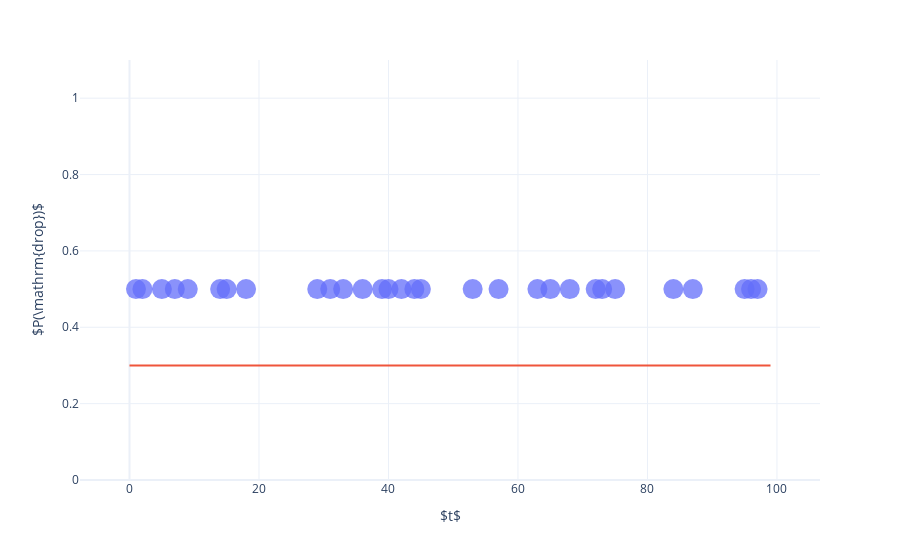

Notebook source saved alongside this figure:
### Code cell
#hide_input
def random_drops(T):
    
    p_rnd = np.ones(T)*0.3  
    return p_rnd

random = random_drops(T)
plot_single(random)

### Figure 1 — Plotly figure (JSON) as saved in the notebook; plotly's stock layout.template omitted (floating-point values rounded to 4 significant figures)
{"data": [{"customdata": [["0"], ["0"], ["0"], ["0"], ["0"], ["0"], ["0"], ["0"], ["0"], ["0"], ["0"], ["0"], ["0"], ["0"], ["0"], ["0"], ["0"], ["0"], ["0"], ["0"], ["0"], ["0"], ["0"], ["0"], ["0"], ["0"], ["0"], ["0"], ["0"], ["0"], ["0"], ["0"], ["0"], ["0"], ["0"], ["0"], ["0"], ["0"], ["0"], ["0"], ["0"], ["0"], ["0"], ["0"], ["0"], ["0"], ["0"], ["0"], ["0"], ["0"], ["0"], ["0"], ["0"], ["0"], ["0"], ["0"], ["0"], ["0"], ["0"], ["0"], ["0"], ["0"], ["0"], ["0"], ["0"], ["0"], ["0"], ["0"], ["0"], ["0"], ["0"], ["0"], ["0"], ["0"], ["0"], ["0"], ["0"], ["0"], ["0"], ["0"], ["0"], ["0"], ["0"], ["0"], ["0"], ["0"], ["0"], ["0"], ["0"], ["0"], ["0"], ["0"], ["0"], ["0"], ["0"], ["0"], ["0"], ["0"], ["0"], ["0"]], "hovertemplate": "Time: %{x}", "legendgroup": "0", "marker": {"color": "#636efa", "opacity": 0.75, "size": 20, "symbol": "circle"}, "mode": "markers", "name": "0", "orientation": "v", "showlegend": true, "type": "scatter", "x": [0, 1, 2, 3, 4, 5, 6, 7, 8, 9, 10, 11, 12, 13, 14, 15, 16, 17, 18, 19, 20, 21, 22, 23, 24, 25, 26, 27, 28, 29, 30, 31, 32, 33, 34, 35, 36, 37, 38, 39, 40, 41, 42, 43, 44, 45, 46, 47, 48, 49, 50, 51, 52, 53, 54, 55, 56, 57, 58, 59, 60, 61, 62, 63, 64, 65, 66, 67, 68, 69, 70, 71, 72, 73, 74, 75, 76, 77, 78, 79, 80, 81, 82, 83, 84, 85, 86, 87, 88, 89, 90, 91, 92, 93, 94, 95, 96, 97, 98, 99], "xaxis": "x", "y": [-0.5, 0.5, 0.5, -0.5, -0.5, 0.5, -0.5, 0.5, -0.5, 0.5, -0.5, -0.5, -0.5, -0.5, 0.5, 0.5, -0.5, -0.5, 0.5, -0.5, -0.5, -0.5, -0.5, -0.5, -0.5, -0.5, -0.5, -0.5, -0.5, 0.5, -0.5, 0.5, -0.5, 0.5, -0.5, -0.5, 0.5, -0.5, -0.5, 0.5, 0.5, -0.5, 0.5, -0.5, 0.5, 0.5, -0.5, -0.5, -0.5, -0.5, -0.5, -0.5, -0.5, 0.5, -0.5, -0.5, -0.5, 0.5, -0.5, -0.5, -0.5, -0.5, -0.5, 0.5, -0.5, 0.5, -0.5, -0.5, 0.5, -0.5, -0.5, -0.5, 0.5, 0.5, -0.5, 0.5, -0.5, -0.5, -0.5, -0.5, -0.5, -0.5, -0.5, -0.5, 0.5, -0.5, -0.5, 0.5, -0.5, -0.5, -0.5, -0.5, -0.5, -0.5, -0.5, 0.5, 0.5, 0.5, -0.5, -0.5], "yaxis": "y"}, {"hovertemplate": "Time: %{x}<br>Probability: %{y:.2f}", "line": {"shape": "spline"}, "type": "scatter", "x": [0, 1, 2, 3, 4, 5, 6, 7, 8, 9, 10, 11, 12, 13, 14, 15, 16, 17, 18, 19, 20, 21, 22, 23, 24, 25, 26, 27, 28, 29, 30, 31, 32, 33, 34, 35, 36, 37, 38, 39, 40, 41, 42, 43, 44, 45, 46, 47, 48, 49, 50, 51, 52, 53, 54, 55, 56, 57, 58, 59, 60, 61, 62, 63, 64, 65, 66, 67, 68, 69, 70, 71, 72, 73, 74, 75, 76, 77, 78, 79, 80, 81, 82, 83, 84, 85, 86, 87, 88, 89, 90, 91, 92, 93, 94, 95, 96, 97, 98, 99], "y": [0.3, 0.3, 0.3, 0.3, 0.3, 0.3, 0.3, 0.3, 0.3, 0.3, 0.3, 0.3, 0.3, 0.3, 0.3, 0.3, 0.3, 0.3, 0.3, 0.3, 0.3, 0.3, 0.3, 0.3, 0.3, 0.3, 0.3, 0.3, 0.3, 0.3, 0.3, 0.3, 0.3, 0.3, 0.3, 0.3, 0.3, 0.3, 0.3, 0.3, 0.3, 0.3, 0.3, 0.3, 0.3, 0.3, 0.3, 0.3, 0.3, 0.3, 0.3, 0.3, 0.3, 0.3, 0.3, 0.3, 0.3, 0.3, 0.3, 0.3, 0.3, 0.3, 0.3, 0.3, 0.3, 0.3, 0.3, 0.3, 0.3, 0.3, 0.3, 0.3, 0.3, 0.3, 0.3, 0.3, 0.3, 0.3, 0.3, 0.3, 0.3, 0.3, 0.3, 0.3, 0.3, 0.3, 0.3, 0.3, 0.3, 0.3, 0.3, 0.3, 0.3, 0.3, 0.3, 0.3, 0.3, 0.3, 0.3, 0.3]}], "layout": {"hoverlabel": {"bgcolor": "white", "font": {"size": 14}}, "legend": {"title": {"text": "variable"}, "tracegroupgap": 0}, "margin": {"t": 60}, "showlegend": false, "xaxis": {"anchor": "y", "domain": [0, 1], "title": {"text": "$t$"}}, "yaxis": {"anchor": "x", "domain": [0, 1], "fixedrange": true, "range": [0, 1.1], "title": {"text": "$P(\\mathrm{drop})$"}}}}
